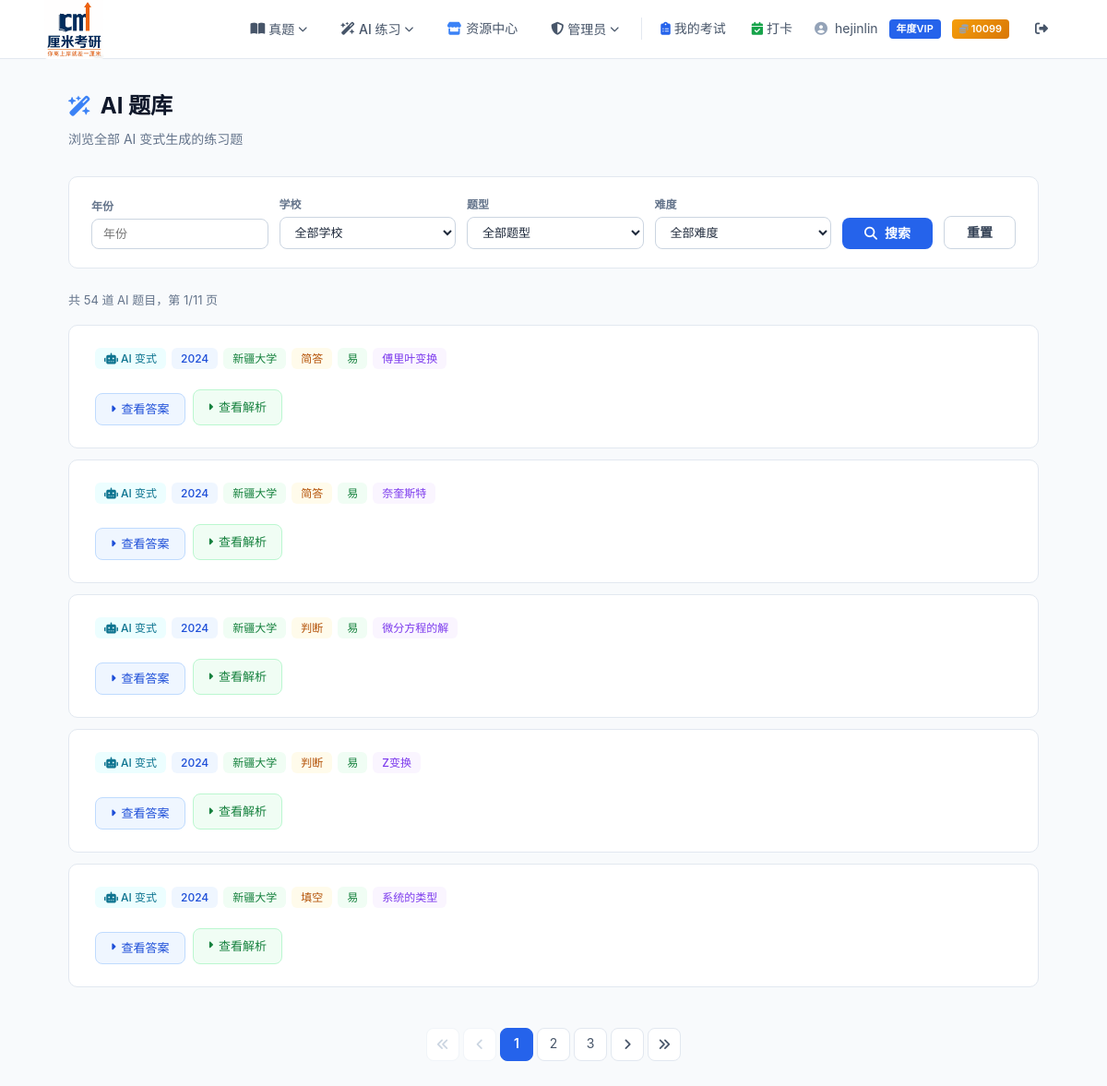
Page /ai-test/questions/ (signed in) on the committed database.
### user/models.py (models this page shows, shortened)
class User(AbstractUser):
    VIP_CHOICES = [
        (0, "普通用户"),
        (1, "月度VIP"),
        (2, "季度VIP"),
        (3, "年度VIP"),
    ]
    vip_level = models.IntegerField(choices=VIP_CHOICES, default=0, verbose_name="VIP等级")
    vip_start_date = models.DateTimeField(null=True, blank=True, verbose_name="VIP开通时间")
    vip_expire_date = models.DateTimeField(null=True, blank=True, verbose_name="VIP过期时间")
    email_verified = models.BooleanField(default=False, verbose_name="邮箱已验证")
    email_token = models.UUIDField(null=True, blank=True, verbose_name="验证令牌")
    coins = models.IntegerField(default=0, verbose_name="站内点数")
    class Meta:
        verbose_name = "用户"
        verbose_name_plural = "用户"
    def is_vip(self):
        if self.vip_level == 0:
            return False
        if self.vip_expire_date is None:
            return False
        from django.utils import timezone
        return self.vip_expire_date > timezone.now()

### ai_test/models.py (models this page shows, shortened)
class AIGeneratedQuestion(models.Model):
    DIFFICULTY_CHOICES = [
        ("易", "易"),
        ("中", "中"),
        ("难", "难"),
    ]
    original_question = models.ForeignKey(
        "kaoyan_app.Question",
        on_delete=models.SET_NULL,
        null=True,
        blank=True,
        verbose_name="溯源真题"
    )
    year = models.IntegerField(verbose_name="参考年份")
    school = models.ForeignKey("kaoyan_app.School", on_delete=models.CASCADE, verbose_name="参考学校")
    question_type = models.ForeignKey("kaoyan_app.QuestionType", on_delete=models.CASCADE, verbose_name="题型")
    difficulty = models.CharField(max_length=2, choices=DIFFICULTY_CHOICES, verbose_name="难度")
    knowledge_point = models.CharField(max_length=200, verbose_name="知识点")
    content = models.TextField(verbose_name="AI改写题干", help_text="支持 Markdown + LaTeX 公式")
    options = models.JSONField(
        null=True, blank=True, verbose_name="选项",
        help_text='选择题必填，JSON 对象格式，如 {"A": "内容", "B": "内容"}'
    )
    correct_answer = models.TextField(null=True, blank=True, verbose_name="正确答案", help_text="选择题填A/B/C/D，判断题填对/错，填空题填标准答案，主观题留空")
    explanation = models.TextField(null=True, blank=True, verbose_name="简要解析", help_text="AI 生成的解题思路与简要解析")
    created_at = models.DateTimeField(auto_now_add=True, verbose_name="生成时间")
    class Meta:
        verbose_name = "AI练习题"
        verbose_name_plural = "AI练习题"
        ordering = ["-created_at"]

### kaoyan_app/models.py (models this page shows)
class School(models.Model):
    name = models.CharField(max_length=100, unique=True, verbose_name="学校名称")
    class Meta:
        verbose_name = "学校"
        verbose_name_plural = "学校"
        ordering = ["name"]
    def __str__(self):
        return self.name

class QuestionType(models.Model):
    name = models.CharField(max_length=50, unique=True, verbose_name="题型名称")
    class Meta:
        verbose_name = "题型"
        verbose_name_plural = "题型"
        ordering = ["id"]
    def __str__(self):
        return self.name

### ai_test/views.py (the view, shortened to what this page needs)
# urls.py: path("questions/", views.ai_question_list, name="ai_question_list"),
@login_required
def ai_question_list(request):
    form = AIQuestionSearchForm(request.GET or None)
    questions = AIGeneratedQuestion.objects.select_related("school", "question_type").all()
    choice_type_id = QuestionType.objects.filter(name="选择").values_list("id", flat=True).first()
    judge_type_id = QuestionType.objects.filter(name="判断").values_list("id", flat=True).first()
    is_vip = request.user.is_vip()
    paginator = Paginator(questions, 5)
    page_number = request.GET.get("page", 1)
    page_obj = paginator.get_page(page_number)
    search_params = request.GET.copy()
    search_params.pop("page", None)
    search_str = search_params.urlencode()
    return render(request, "ai_test/ai_question_list.html", {
        "form": form,
        "page_obj": page_obj,
        "search_str": search_str,
        "choice_type_id": choice_type_id,
        "judge_type_id": judge_type_id,
        "is_vip": is_vip,
    })

### ai_test/forms.py
class AIQuestionSearchForm(forms.Form):
    year = forms.IntegerField(required=False, widget=forms.NumberInput(attrs={
        "class": "form-input", "placeholder": "年份",
    }))
    school = forms.ModelChoiceField(
        queryset=School.objects.all(),
        required=False,
        empty_label="全部学校",
        widget=forms.Select(attrs={"class": "form-input"}),
    )
    question_type = forms.ModelChoiceField(
        queryset=QuestionType.objects.all(),
        required=False,
        empty_label="全部题型",
        widget=forms.Select(attrs={"class": "form-input"}),
    )
    difficulty = forms.ChoiceField(
        choices=[("", "全部难度")] + AIGeneratedQuestion.DIFFICULTY_CHOICES,
        required=False,
        widget=forms.Select(attrs={"class": "form-input"}),
    )

### kaoyan_project/vip_utils.py (called while the page is built, shortened)
def vip_context(request):
    user = request.user
    if user.is_authenticated:
        is_vip = user.is_vip()
        vip_label = dict(user.VIP_CHOICES).get(user.vip_level, "")
        return {
            "is_vip": is_vip,
            "vip_label": vip_label,
            "is_free_user": not is_vip,
            "user_coins": user.coins,
        }

### ai_test/templates/ai_test/ai_question_list.html (shortened to what this page needs)
{% extends "user/base.html" %}
{% block extra_style %}
<link rel="stylesheet" href="https://cdn.jsdelivr.net/npm/katex@0.16.9/dist/katex.min.css">
{% endblock %}
{% block content %}
<div class="page-header">
    <h1 class="page-title"><i class="fa-solid fa-wand-magic-sparkles"></i> AI 题库</h1>
    <p class="page-subtitle">浏览全部 AI 变式生成的练习题</p>
</div>
<div class="card filter-bar">
    <div class="form-group"><label>年份</label>{{ form.year }}</div>
    <div class="form-group"><label>学校</label>{{ form.school }}</div>
    <div class="form-group"><label>题型</label>{{ form.question_type }}</div>
    <div class="form-group"><label>难度</label>{{ form.difficulty }}</div>
    <button type="button" class="btn btn-primary" onclick="doSearch()"><i class="fa-solid fa-magnifying-glass"></i> 搜索</button>
    <a href="{% url 'ai_test:ai_question_list' %}" class="btn btn-outline">重置</a>
</div>
<div class="result-count">共 {{ page_obj.paginator.count }} 道 AI 题目，第 {{ page_obj.number }}/{{ page_obj.paginator.num_pages }} 页</div>
{% if page_obj %}
{% for q in page_obj %}
<div class="card question-item">
    <div class="question-meta">
        <span class="tag tag-cyan"><i class="fa-solid fa-robot" style="margin-right:3px;"></i>AI 变式</span>
        <span class="tag tag-blue">{{ q.year }}</span>
        <span class="tag tag-green">{{ q.school.name }}</span>
        <span class="tag tag-amber">{{ q.question_type.name }}</span>
        {% if q.difficulty == "易" %}<span class="tag tag-green">易</span>
        {% elif q.difficulty == "中" %}<span class="tag tag-amber">中</span>
        {% else %}<span class="tag tag-red">难</span>{% endif %}
        <span class="tag tag-purple">{{ q.knowledge_point }}</span>
    </div>
    {% if is_vip %}
    <div class="toggle-group">
        {% if q.correct_answer %}
        <div class="answer-toggle" onclick="toggleAnswer(this)">
            <span class="arrow"><i class="fa-solid fa-caret-right"></i></span> 查看答案
        </div>
        {% endif %}
        <div class="explanation-toggle" onclick="toggleExplanation(this)">
            <span class="arrow"><i class="fa-solid fa-caret-right"></i></span> 查看解析
        </div>
    </div>
    {% endif %}
</div>
{% endfor %}
{% if page_obj.has_other_pages %}
<div class="pagination">
    {% if page_obj.has_previous %}
    <a href="?page=1{% if search_str %}&{{ search_str }}{% endif %}"><i class="fa-solid fa-angles-left"></i></a>
    <a href="?page={{ page_obj.previous_page_number }}{% if search_str %}&{{ search_str }}{% endif %}"><i class="fa-solid fa-angle-left"></i></a>
    {% else %}
    <span class="disabled"><i class="fa-solid fa-angles-left"></i></span>
    <span class="disabled"><i class="fa-solid fa-angle-left"></i></span>
    {% endif %}
    {% for num in page_obj.paginator.page_range %}
        {% if page_obj.number == num %}<span class="current">{{ num }}</span>
        {% elif num > page_obj.number|add:'-3' and num < page_obj.number|add:'3' %}
        <a href="?page={{ num }}{% if search_str %}&{{ search_str }}{% endif %}">{{ num }}</a>
        {% endif %}
    {% endfor %}
    {% if page_obj.has_next %}
    <a href="?page={{ page_obj.next_page_number }}{% if search_str %}&{{ search_str }}{% endif %}"><i class="fa-solid fa-angle-right"></i></a>
    <a href="?page={{ page_obj.paginator.num_pages }}{% if search_str %}&{{ search_str }}{% endif %}"><i class="fa-solid fa-angles-right"></i></a>
    {% else %}
    <span class="disabled"><i class="fa-solid fa-angle-right"></i></span>
    <span class="disabled"><i class="fa-solid fa-angles-right"></i></span>
    {% endif %}
</div>
{% endif %}
{% else %}
<div class="empty-state"><i class="fa-solid fa-inbox"></i><p>暂无 AI 生成的题目</p></div>
{% endif %}
{% endblock %}

### user/templates/user/base.html (shortened to what this page needs)
{% load static %}
<!DOCTYPE html>
<html lang="zh-CN">
<head>
    <link rel="stylesheet" href="https://cdnjs.cloudflare.com/ajax/libs/font-awesome/6.5.1/css/all.min.css">
    {% block extra_style %}{% endblock %}
</head>
<body>
    <nav class="navbar">
        <a href="{% url 'user:home' %}" class="logo">
            <img src="{% static 'images/CM.png' %}" alt="厘米考研" style="height:65px;width:auto;border-radius:4px;">
        </a>
        <div class="nav-links">
            <div class="nav-dropdown" onclick="this.classList.toggle('open')">
                <button class="nav-dropdown-toggle">
                    <i class="fa-solid fa-book-open"></i> 真题 <i class="fa-solid fa-chevron-down caret"></i>
                </button>
            </div>
            <div class="nav-dropdown" onclick="this.classList.toggle('open')">
                <button class="nav-dropdown-toggle">
                    <i class="fa-solid fa-wand-magic-sparkles"></i> AI 练习 <i class="fa-solid fa-chevron-down caret"></i>
                </button>
            </div>
            <a href="{% url 'res_center:list' %}" style="color:var(--gray-600); text-decoration:none; font-size:14px; font-weight:500; padding:8px 16px; border-radius:var(--radius); transition:all 0.2s; display:inline-flex; align-items:center; gap:5px;">
                <i class="fa-solid fa-store" style="color:var(--blue-500);"></i> 资源中心
            </a>
            {% if user.is_authenticated and user.is_staff %}
            <div class="nav-dropdown" onclick="this.classList.toggle('open')">
                <button class="nav-dropdown-toggle">
                    <i class="fa-solid fa-shield-halved"></i> 管理员 <i class="fa-solid fa-chevron-down caret"></i>
                </button>
            </div>
            {% endif %}
            {% if user.is_authenticated %}
                <a href="{% url 'user:my_exams' %}" style="color:var(--gray-600); text-decoration:none; font-size:14px; font-weight:500; padding:8px 12px; border-radius:var(--radius); transition:all 0.2s; display:inline-flex; align-items:center; gap:4px;">
                    <i class="fa-solid fa-clipboard-list" style="color:var(--blue-600);"></i> 我的考试
                </a>
                <a href="{% url 'user:checkin_calendar' %}" style="color:var(--gray-600); text-decoration:none; font-size:14px; font-weight:500; padding:8px 12px; border-radius:var(--radius); transition:all 0.2s; display:inline-flex; align-items:center; gap:4px;">
                    <i class="fa-solid fa-calendar-check" style="color:#16a34a;"></i> 打卡
                </a>
                <div class="nav-user">
                    <i class="fa-solid fa-circle-user"></i>
                    {{ user.username }}
                    {% if is_vip %}<span class="vip-tag">{{ vip_label }}</span>{% endif %}
                    <span class="coin-tag" style="background:linear-gradient(135deg,#f59e0b,#d97706);color:#fff;font-size:11px;font-weight:600;padding:2px 8px;border-radius:4px;margin-left:4px;display:inline-flex;align-items:center;gap:3px;">
                        <i class="fa-solid fa-coins" style="font-size:10px;"></i> {{ user_coins }}
                    </span>
                </div>
                <a href="{% url 'user:logout' %}" class="btn-ghost"><i class="fa-solid fa-right-from-bracket"></i></a>
            {% else %}
                <a href="{% url 'user:login' %}" class="btn btn-outline">登录</a>
                <a href="{% url 'user:register' %}" class="btn btn-primary">注册</a>
            {% endif %}
        </div>
    </nav>
    <div class="main-content">
        {% block content %}{% endblock %}
    </div>
</body>
</html>

### user/templates/user/base.html (style rules this page uses)
:root { --blue-50: #eff6ff; --blue-100: #dbeafe; --blue-200: #bfdbfe; --blue-400: #60a5fa; --blue-500: #3b82f6; --blue-600: #2563eb; --blue-700: #1d4ed8; --blue-800: #1e40af; --blue-900: #1e3a5f; --gray-50: #f8fafc; --gray-100: #f1f5f9; --gray-200: #e2e8f0; --gray-300: #cbd5e1; --gray-400: #94a3b8; --gray-500: #64748b; --gray-600: #475569; --gray-700: #334155; --gray-800: #1e293b; --gray-900: #0f172a; --white: #ffffff; --radius: 10px; --shadow-sm: 0 1px 3px rgba(0,0,0,0.06); --shadow: 0 2px 12px rgba(0,0,0,0.08); --shadow-lg: 0 8px 30px rgba(0,0,0,0.12); }
* { margin: 0; padding: 0; box-sizing: border-box; }
body { font-family: -apple-system, BlinkMacSystemFont, "Segoe UI", Roboto, "PingFang SC", "Microsoft YaHei", sans-serif; background: var(--gray-50); color: var(--gray-800); min-height: 100vh; line-height: 1.6; }
a { color: var(--blue-600); text-decoration: none; }
.navbar { background: var(--white); border-bottom: 1px solid var(--gray-200); height: 64px; display: flex; align-items: center; justify-content: space-between; padding: 0 48px; position: sticky; top: 0; z-index: 100; }
.navbar .logo { font-size: 20px; font-weight: 700; color: var(--blue-800); text-decoration: none; display: flex; align-items: center; gap: 10px; }
.navbar .nav-links { display: flex; align-items: center; gap: 4px; }
.navbar .nav-links a { color: var(--gray-600); text-decoration: none; font-size: 14px; font-weight: 500; padding: 8px 16px; border-radius: var(--radius); transition: all 0.2s; }
.nav-dropdown { position: relative; }
.nav-dropdown-toggle { color: var(--gray-600); text-decoration: none; font-size: 14px; font-weight: 500; padding: 8px 16px; border-radius: var(--radius); transition: all 0.2s; cursor: pointer; display: flex; align-items: center; gap: 4px; background: none; border: none; font-family: inherit; }
.nav-dropdown-toggle .caret { font-size: 10px; transition: transform 0.2s; }
.nav-user { display: flex; align-items: center; gap: 8px; font-size: 14px; color: var(--gray-600); padding: 0 8px; }
.nav-user i { color: var(--gray-400); }
.vip-tag { background: var(--blue-600); color: var(--white); font-size: 11px; font-weight: 600; padding: 2px 8px; border-radius: 4px; margin-left: 4px; }
.main-content { max-width: 1100px; margin: 0 auto; padding: 32px 24px 60px; }
.page-header { margin-bottom: 28px; }
.page-title { font-size: 24px; font-weight: 700; color: var(--gray-900); display: flex; align-items: center; gap: 10px; }
.page-title i { color: var(--blue-500); font-size: 22px; }
.page-subtitle { font-size: 14px; color: var(--gray-500); margin-top: 6px; }
.card { background: var(--white); border-radius: var(--radius); border: 1px solid var(--gray-200); padding: 32px; }
.form-group { margin-bottom: 20px; }
.form-group label { display: block; font-size: 14px; font-weight: 600; color: var(--gray-700); margin-bottom: 6px; }
.form-input { width: 100%; padding: 10px 14px; border: 1px solid var(--gray-300); border-radius: 8px; font-size: 14px; color: var(--gray-800); transition: all 0.2s; outline: none; background: var(--white); }
select.form-input { cursor: pointer; }
.btn { display: inline-flex; align-items: center; justify-content: center; gap: 8px; padding: 10px 24px; border: none; border-radius: 8px; font-size: 14px; font-weight: 600; cursor: pointer; text-decoration: none; transition: all 0.2s; line-height: 1; }
.btn-primary { background: var(--blue-600); color: var(--white); }
.btn-outline { background: var(--white); border: 1px solid var(--gray-300); color: var(--gray-700); }
.btn-ghost { background: transparent; color: var(--gray-600); padding: 8px 16px; }

### rows in the picture
User: username "hejinlin"
AIGeneratedQuestion: year "2024", school.name "新疆大学", question_type.name "简答", difficulty "易", knowledge_point "傅里叶变换", shows "查看答案"
AIGeneratedQuestion: year "2024", school.name "新疆大学", question_type.name "简答", difficulty "易", knowledge_point "奈奎斯特", shows "查看答案"
AIGeneratedQuestion: year "2024", school.name "新疆大学", question_type.name "判断", difficulty "易", knowledge_point "微分方程的解", correct_answer "查看答案"
AIGeneratedQuestion: year "2024", school.name "新疆大学", question_type.name "判断", difficulty "易", knowledge_point "Z变换", correct_answer "查看答案"
AIGeneratedQuestion: year "2024", school.name "新疆大学", question_type.name "填空", difficulty "易", knowledge_point "系统的类型", correct_answer "查看答案"

### other values in the picture
{{ vip_label }} "年度VIP"
{{ user_coins }} "10099"
{{ page_obj.paginator.count }} "54"
{{ page_obj.number }} "1"
{{ page_obj.paginator.num_pages }} "11"
{{ num }} "1"
{{ num }} "2" "3"
